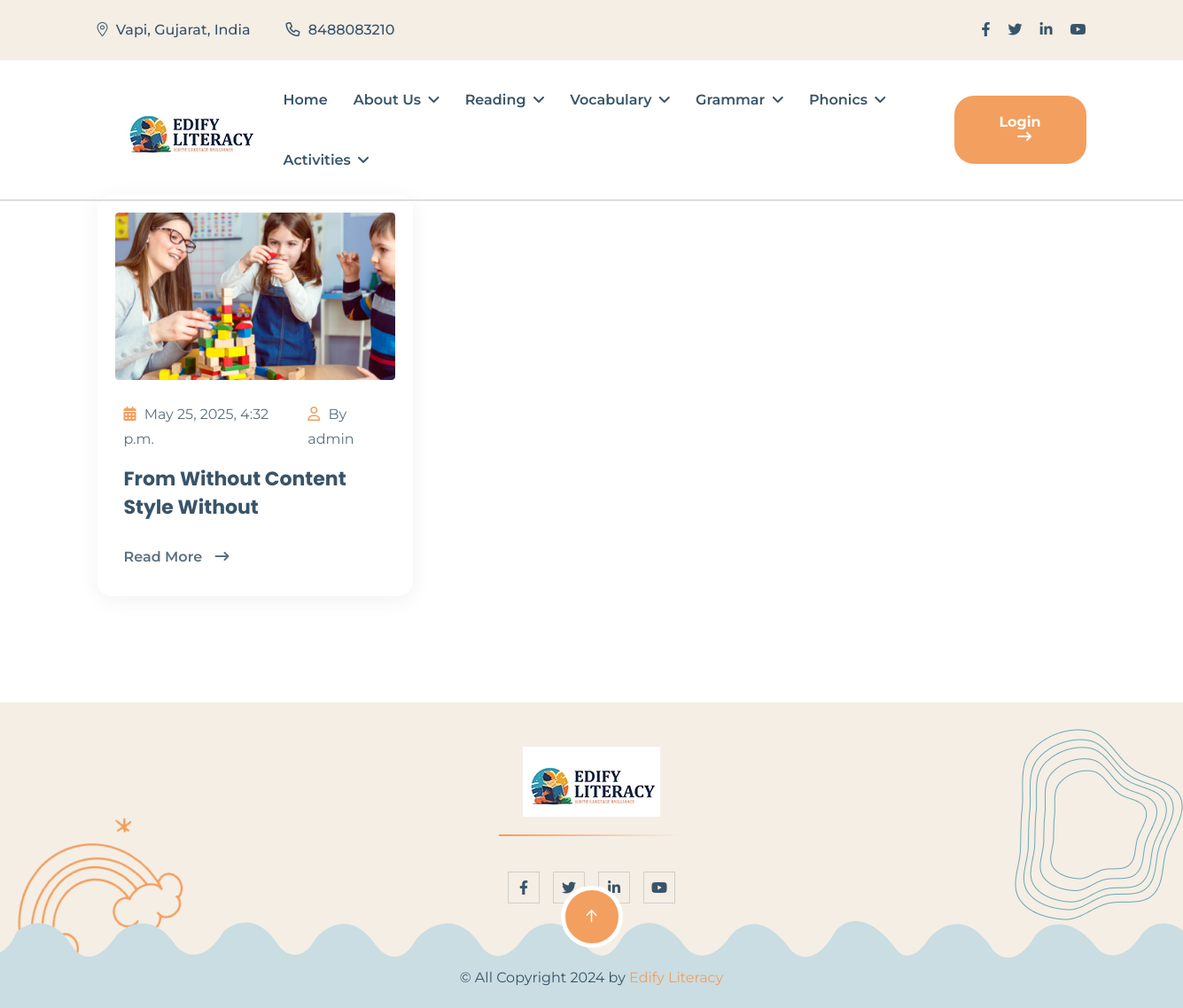
The app's page /blogs/ with its own data.
### core/models.py (models this page shows, shortened)
class Blog(models.Model):
    title = models.CharField(max_length=255)
    image = models.ImageField(upload_to='blogs/images/')
    content = models.TextField()
    created_at = models.DateTimeField(auto_now_add=True)
    updated_at = models.DateTimeField(auto_now=True)

### core/views.py (the view)
# urls.py: path('blogs/', blog_list, name='blog_list'),
def blog_list(request):
    blogs = Blog.objects.all()
    return render(request, 'blog_list.html', {'blogs': blogs})

### core/context_processors.py (called while the page is built)
def categories_processor(request):
    categories = Category.objects.filter(reading__isnull=False).distinct().prefetch_related('reading_set')
    return {
        'header_categories': categories
    }

def expression_groups(request):
    return {
        'expression_groups': ExpressionGroup.objects.all()
    }

def phases(request):
    phases = Phase.objects.all()
    return {
        'phases': phases
    }

def activities(request):
    categories = Category.objects.filter(activities__isnull=False).distinct().prefetch_related('activities')
    return {'categories': categories}

def grammar_categories(request):
    categories = Category.objects.filter(grammar_categories__isnull=False).distinct().prefetch_related('grammar_categories')
    return {'gcategories': categories}

### core/models.py (called while the page is built)
    def __str__(self):
        return self.name

### core/templates/blog_list.html (shortened to what this page needs)
{% extends 'base.html' %}
{% block content %}
{% load static  %}
<section class="news-section-3 fix section-padding">
    <div class="container">
        <div class="row g-4">
            {% for blog in blogs %}
            <div class="col-xl-4 col-lg-6 col-md-6 wow fadeInUp" data-wow-delay=".7s" style="visibility: visible; animation-delay: 0.7s; animation-name: fadeInUp;">
                <div class="news-card-items mt-0">
                    <div class="news-image">
                        <img src="{{ blog.image.url }}" alt="img">
                    </div>
                    <div class="news-content">
                        <ul>
                            <li>
                                <i class="fas fa-calendar-alt"></i>
                                {{ blog.created_at }}
                            </li>
                            <li>
                                <i class="far fa-user"></i>
                                By admin
                            </li>
                        </ul>
                        <h3>
                            <a href="{% url 'blog_detail' blog.pk %}">
                                {{ blog.title }}
                            </a>
                        </h3>
                        <a href="{% url 'blog_detail' blog.pk %}" class="theme-btn-2 mt-3">Read More <i class="fas fa-long-arrow-right"></i></a>
                    </div>
                </div>
            </div>
            {% endfor %}
        </div>
    </div>
</section>
{% endblock %}

### records on screen
Blog: image (picture), created_at "May 25, 2025, 4:32 p.m.", title "From Without Content Style Without"
